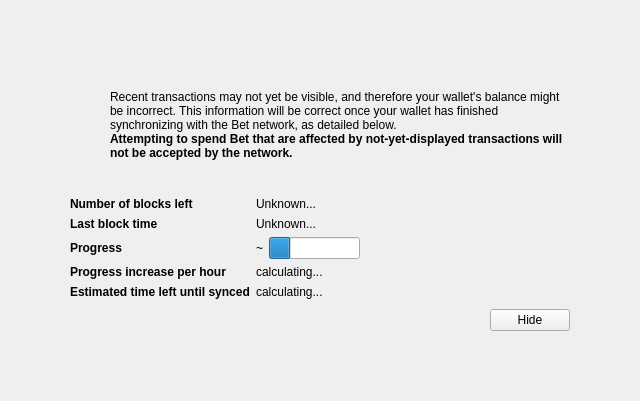
<?xml version="1.0" encoding="UTF-8"?>
<ui version="4.0">
 <class>ModalOverlay</class>
 <widget class="ModalOverlay" name="ModalOverlay">
  <property name="geometry">
   <rect>
    <x>0</x>
    <y>0</y>
    <width>640</width>
    <height>401</height>
   </rect>
  </property>
  <property name="windowTitle">
   <string>Form</string>
  </property>
  <layout class="QVBoxLayout" name="verticalLayout" stretch="0">
   <property name="sizeConstraint">
    <enum>QLayout::SetDefaultConstraint</enum>
   </property>
   <property name="leftMargin">
    <number>0</number>
   </property>
   <property name="topMargin">
    <number>0</number>
   </property>
   <property name="rightMargin">
    <number>0</number>
   </property>
   <property name="bottomMargin">
    <number>0</number>
   </property>
   <item>
    <widget class="QWidget" name="bgWidget" native="true">
     <property name="styleSheet">
      <string notr="true"/>
     </property>
     <layout class="QVBoxLayout" name="verticalLayoutMain" stretch="0">
      <property name="leftMargin">
       <number>60</number>
      </property>
      <property name="topMargin">
       <number>60</number>
      </property>
      <property name="rightMargin">
       <number>60</number>
      </property>
      <property name="bottomMargin">
       <number>60</number>
      </property>
      <item>
       <widget class="QWidget" name="contentWidget" native="true">
        <property name="styleSheet">
         <string notr="true"/>
        </property>
        <layout class="QVBoxLayout" name="verticalLayoutSub" stretch="1,0,0,0,0">
         <property name="spacing">
          <number>0</number>
         </property>
         <property name="leftMargin">
          <number>10</number>
         </property>
         <property name="topMargin">
          <number>10</number>
         </property>
         <property name="rightMargin">
          <number>10</number>
         </property>
         <property name="bottomMargin">
          <number>10</number>
         </property>
         <item>
          <layout class="QHBoxLayout" name="horizontalLayoutIconText" stretch="0,1">
           <property name="topMargin">
            <number>20</number>
           </property>
           <item>
            <layout class="QVBoxLayout" name="verticalLayoutIcon">
             <property name="leftMargin">
              <number>0</number>
             </property>
             <item>
              <widget class="QPushButton" name="warningIcon">
               <property name="enabled">
                <bool>false</bool>
               </property>
               <property name="text">
                <string/>
               </property>
               <property name="icon">
                <iconset>
                 <normaloff>:/icons/warning</normaloff>
                 <disabledoff>:/icons/warning</disabledoff>:/icons/warning</iconset>
               </property>
               <property name="iconSize">
                <size>
                 <width>48</width>
                 <height>48</height>
                </size>
               </property>
               <property name="flat">
                <bool>true</bool>
               </property>
              </widget>
             </item>
             <item>
              <spacer name="verticalSpacerWarningIcon">
               <property name="orientation">
                <enum>Qt::Vertical</enum>
               </property>
               <property name="sizeHint" stdset="0">
                <size>
                 <width>20</width>
                 <height>40</height>
                </size>
               </property>
              </spacer>
             </item>
            </layout>
           </item>
           <item>
            <layout class="QVBoxLayout" name="verticalLayoutInfoText">
             <property name="leftMargin">
              <number>0</number>
             </property>
             <property name="topMargin">
              <number>0</number>
             </property>
             <item>
              <widget class="QLabel" name="infoText">
               <property name="text">
                <string>Recent transactions may not yet be visible, and therefore your wallet's balance might be incorrect. This information will be correct once your wallet has finished synchronizing with the Bet network, as detailed below.</string>
               </property>
               <property name="textFormat">
                <enum>Qt::RichText</enum>
               </property>
               <property name="wordWrap">
                <bool>true</bool>
               </property>
              </widget>
             </item>
             <item>
              <widget class="QLabel" name="infoTextStrong">
               <property name="font">
                <font>
                 <weight>75</weight>
                 <bold>true</bold>
                </font>
               </property>
               <property name="text">
                <string>Attempting to spend Bet that are affected by not-yet-displayed transactions will not be accepted by the network.</string>
               </property>
               <property name="textFormat">
                <enum>Qt::RichText</enum>
               </property>
               <property name="wordWrap">
                <bool>true</bool>
               </property>
              </widget>
             </item>
             <item>
              <spacer name="verticalSpacerInTextSpace">
               <property name="orientation">
                <enum>Qt::Vertical</enum>
               </property>
               <property name="sizeHint" stdset="0">
                <size>
                 <width>20</width>
                 <height>40</height>
                </size>
               </property>
              </spacer>
             </item>
            </layout>
           </item>
          </layout>
         </item>
         <item>
          <spacer name="verticalSpacerAfterText">
           <property name="orientation">
            <enum>Qt::Vertical</enum>
           </property>
           <property name="sizeHint" stdset="0">
            <size>
             <width>20</width>
             <height>40</height>
            </size>
           </property>
          </spacer>
         </item>
         <item>
          <layout class="QFormLayout" name="formLayout">
           <property name="fieldGrowthPolicy">
            <enum>QFormLayout::FieldsStayAtSizeHint</enum>
           </property>
           <property name="horizontalSpacing">
            <number>6</number>
           </property>
           <property name="verticalSpacing">
            <number>6</number>
           </property>
           <property name="topMargin">
            <number>10</number>
           </property>
           <item row="0" column="0">
            <widget class="QLabel" name="labelNumberOfBlocksLeft">
             <property name="font">
              <font>
               <weight>75</weight>
               <bold>true</bold>
              </font>
             </property>
             <property name="text">
              <string>Number of blocks left</string>
             </property>
            </widget>
           </item>
           <item row="0" column="1">
            <widget class="QLabel" name="numberOfBlocksLeft">
             <property name="text">
              <string>Unknown...</string>
             </property>
            </widget>
           </item>
           <item row="1" column="0">
            <widget class="QLabel" name="labelLastBlockTime">
             <property name="font">
              <font>
               <weight>75</weight>
               <bold>true</bold>
              </font>
             </property>
             <property name="text">
              <string>Last block time</string>
             </property>
            </widget>
           </item>
           <item row="1" column="1">
            <widget class="QLabel" name="newestBlockDate">
             <property name="sizePolicy">
              <sizepolicy hsizetype="Maximum" vsizetype="Preferred">
               <horstretch>0</horstretch>
               <verstretch>0</verstretch>
              </sizepolicy>
             </property>
             <property name="text">
              <string>Unknown...</string>
             </property>
            </widget>
           </item>
           <item row="2" column="0">
            <widget class="QLabel" name="labelSyncDone">
             <property name="font">
              <font>
               <weight>75</weight>
               <bold>true</bold>
              </font>
             </property>
             <property name="text">
              <string>Progress</string>
             </property>
            </widget>
           </item>
           <item row="2" column="1">
            <layout class="QHBoxLayout" name="horizontalLayoutSync" stretch="0,1">
             <item>
              <widget class="QLabel" name="percentageProgress">
               <property name="text">
                <string>~</string>
               </property>
              </widget>
             </item>
             <item>
              <widget class="QProgressBar" name="progressBar">
               <property name="value">
                <number>24</number>
               </property>
               <property name="format">
                <string/>
               </property>
              </widget>
             </item>
            </layout>
           </item>
           <item row="4" column="0">
            <widget class="QLabel" name="labelProgressIncrease">
             <property name="font">
              <font>
               <weight>75</weight>
               <bold>true</bold>
              </font>
             </property>
             <property name="text">
              <string>Progress increase per hour</string>
             </property>
            </widget>
           </item>
           <item row="4" column="1">
            <widget class="QLabel" name="progressIncreasePerH">
             <property name="text">
              <string>calculating...</string>
             </property>
            </widget>
           </item>
           <item row="5" column="0">
            <widget class="QLabel" name="labelEstimatedTimeLeft">
             <property name="font">
              <font>
               <weight>75</weight>
               <bold>true</bold>
              </font>
             </property>
             <property name="text">
              <string>Estimated time left until synced</string>
             </property>
            </widget>
           </item>
           <item row="5" column="1">
            <widget class="QLabel" name="expectedTimeLeft">
             <property name="text">
              <string>calculating...</string>
             </property>
            </widget>
           </item>
          </layout>
         </item>
         <item>
          <layout class="QHBoxLayout" name="horizontalLayoutButtons">
           <property name="leftMargin">
            <number>10</number>
           </property>
           <property name="topMargin">
            <number>10</number>
           </property>
           <item>
            <spacer name="horizontalSpacer">
             <property name="orientation">
              <enum>Qt::Horizontal</enum>
             </property>
             <property name="sizeHint" stdset="0">
              <size>
               <width>40</width>
               <height>20</height>
              </size>
             </property>
            </spacer>
           </item>
           <item>
            <widget class="QPushButton" name="closeButton">
             <property name="text">
              <string>Hide</string>
             </property>
            </widget>
           </item>
          </layout>
         </item>
         <item>
          <layout class="QVBoxLayout" name="verticalLayout_2">
           <item>
            <spacer name="verticalSpacer">
             <property name="orientation">
              <enum>Qt::Vertical</enum>
             </property>
             <property name="sizeHint" stdset="0">
              <size>
               <width>20</width>
               <height>40</height>
              </size>
             </property>
            </spacer>
           </item>
          </layout>
         </item>
        </layout>
       </widget>
      </item>
     </layout>
    </widget>
   </item>
  </layout>
 </widget>
 <customwidgets>
  <customwidget>
   <class>ModalOverlay</class>
   <extends>QWidget</extends>
   <header>modaloverlay.h</header>
   <container>1</container>
  </customwidget>
 </customwidgets>
 <resources/>
 <connections/>
</ui>
